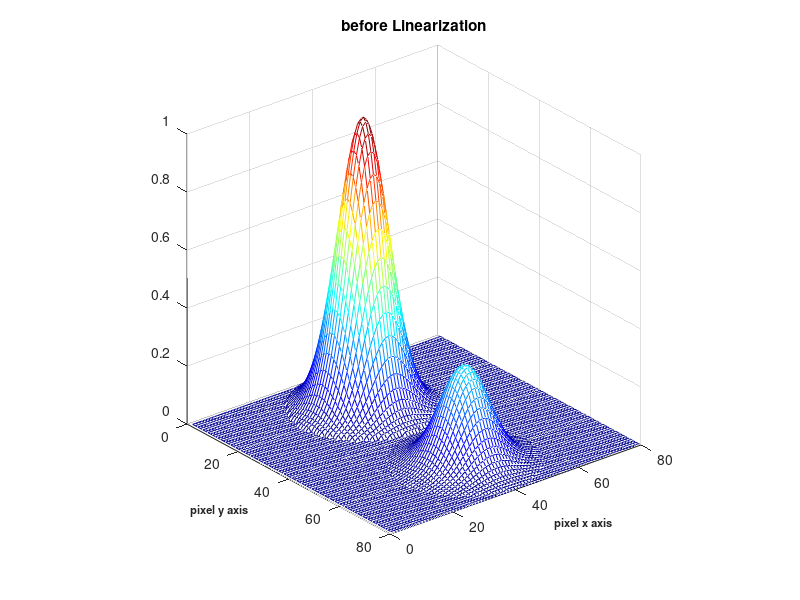
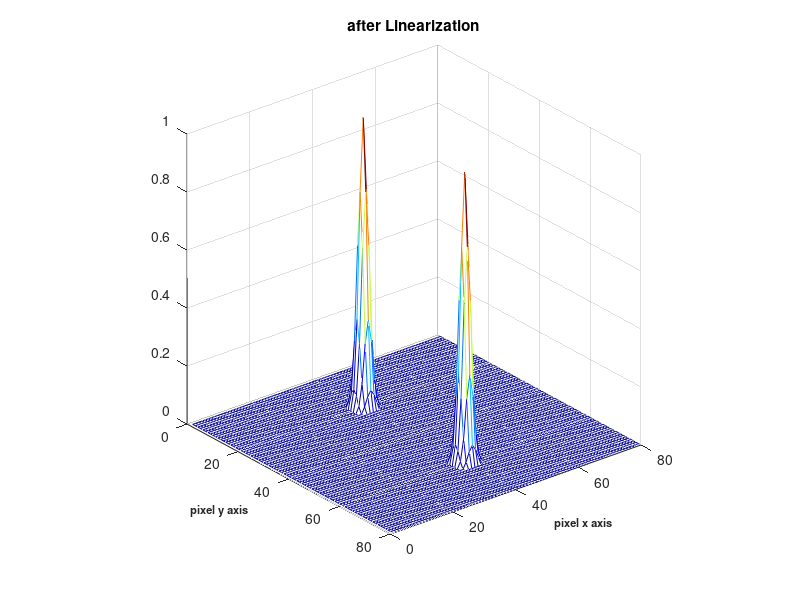

Recreate these plots in MATLAB, in order.
% SOFI tutorial 

clear all
close all

fwhm_lin = 3;
Grid = struct('blckSize',5,'sx',80,'sy',80);

s_xy_lin = fwhm_lin/2.3548;
s_xy = Grid.blckSize*s_xy_lin;

r_lin = 3*s_xy_lin;
r = Grid.blckSize*r_lin;

shift = round(Grid.sx/4);
emitter_position = [round(Grid.sy/2),-shift + round(Grid.sx/2);round(Grid.sy/2),shift + round(Grid.sx/2)];
Nemitters = 2;
emitter_brightness = [0.9;0.3];

% Linearized signal
[gridLinY,gridLinX] = meshgrid(1:Grid.sy,1:Grid.sx); % pixel number within the camera
gridLin = zeros(Grid.sy,Grid.sx); 

% Raw signal
[gridRawY,gridRawX] = meshgrid(1:Grid.sy,1:Grid.sx); % pixel number within the camera
gridRaw = zeros(Grid.sy,Grid.sx); 

for m=1:Nemitters
    % Linearized Grid
    [x,y]=ind2sub(size(gridLin),find((gridLinX - emitter_position(m,1)).^2 + (gridLinY - emitter_position(m,2)).^2 <=  r_lin^2 == 1));
    for k=1:length(x)
        gridLin(x(k),y(k),:)= squeeze(gridLin(x(k),y(k))).' + 0.25*...
                         (erf((x(k)-emitter_position(m,1)+0.5)/(sqrt(2)*s_xy_lin)) - erf((x(k)-emitter_position(m,1)-0.5)/(sqrt(2)*s_xy_lin))).*...
                         (erf((y(k)-emitter_position(m,2)+0.5)/(sqrt(2)*s_xy_lin)) - erf((y(k)-emitter_position(m,2)-0.5)/(sqrt(2)*s_xy_lin)));
    end
    
    % Raw grid
    clear x y;
    [x,y]=ind2sub(size(gridRaw),find((gridRawX - emitter_position(m,1)).^2 + (gridRawY - emitter_position(m,2)).^2 <=  r^2 == 1));
    for k=1:length(x)
        gridRaw(x(k),y(k),:)= squeeze(gridRaw(x(k),y(k),:)).' + 0.25*emitter_brightness(m,:)*...
                         (erf((x(k)-emitter_position(m,1)+0.5)/(sqrt(2)*s_xy)) - erf((x(k)-emitter_position(m,1)-0.5)/(sqrt(2)*s_xy))).*...
                         (erf((y(k)-emitter_position(m,2)+0.5)/(sqrt(2)*s_xy)) - erf((y(k)-emitter_position(m,2)-0.5)/(sqrt(2)*s_xy)));
    end
    clear x y;
end

clear emitter_position emitter_brightness Nemitters...
Grid m k shift ...
gridRawX gridRawY s_xy r fwhm...
gridLinX gridLinY s_xy_lin r_lin fwhm_lin;

gridRaw = gridRaw/max(gridRaw(:));
gridLin = gridLin/max(gridLin(:));

figure;colormap(gca,jet(64));
mesh(gridRaw);caxis([0 1]);
axis square;view([51 26]);
xlabel('pixel y axis','FontSize',8,'FontWeight','bold');
ylabel('pixel x axis','FontSize',8,'FontWeight','bold');
title('before Linearization');

figure;colormap(gca,jet(64));
mesh(gridLin);caxis([0 1]);
axis square;view([51 26]);
xlabel('pixel y axis','FontSize',8,'FontWeight','bold');
ylabel('pixel x axis','FontSize',8,'FontWeight','bold');
title('after Linearization');

save('helpMenu_axes8.mat');
